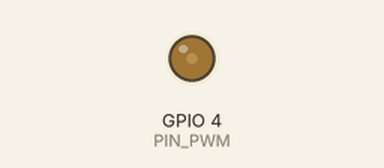
Simulated run of this sketch. Board: ESP32-S3. On the bench: output pins drawn as LEDs (lit = HIGH). What the sketch prints to the serial monitor is not drawn.

Above: at 0.55 s.
Timing chart, 0 to 3.5 s (numbered marks = the images above):
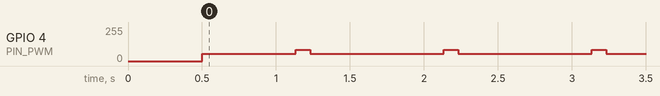

The sketch:

riyanto_esp32.ino
```cpp
/*
  Simulador ECG — circuito de Riyanto et al. (2025) ADAPTADO a la ESP32-S3
  -------------------------------------------------------------------------
  Misma topología que el paper (filtro 10k/10k + divisor con R7 y dos ramas de 100k/220),
  con los valores ajustados a 3,3 V y a los componentes que tenemos:

    GPIO 4 -> R5 10k -> [C1 22n a GND] -> R6 10k -> [C2 22n a GND] = TP1
    TP1 -> R7 68k -> nodo X
    nodo X -> R8 100k -> LL   (R10 220 de LL a GND)
    nodo X -> R9 100k -> LA   (R11 220 de LA a GND)
    RA = N = GND

  Valores: filtro con -3 dB en ~310 Hz, divisor TP1/LL = 1074.
  Esperado en TP1: ECG entre ~0,33 y ~1,67 V (1 mV en LL). Placa: "ESP32S3 Dev Module".
  Ojo: con dos ramas iguales, LL = LA (DI = DII y DIII = 0), igual que en el paper.
*/

const int PIN_PWM = 4;

// El código prueba estas combinaciones en orden y usa la primera que el ESP32 acepte.
// En nuestra ESP32-S3 el reloj del PWM es de 40 MHz: queda en 39 062 Hz (39 062 x 1024 = 40 MHz).
const uint32_t OPC_FREQ[] = {62500, 39062, 19531};
const uint8_t  OPC_BITS[] = {10,    10,    10};
uint32_t PWM_FREQ = 0;
uint8_t  PWM_BITS = 10;
int      PWM_MAX  = 1023;

const int   BPM        = 60;       // frecuencia cardíaca fija
const float AMP_mV     = 1.0f;     // onda R en DII

// Constantes del circuito (adaptación de Riyanto: 10k/22n/10k/22n, R7 68k, ramas 100k + 220)
const float VDD        = 3.3f;
const float G_FILTRO   = 0.855f;   // ganancia DC hasta TP1: 118,1k / (20k + 118,1k)
const float ATENUACION = 1074.0f;  // TP1 / LL = (118,1k / 50,1k) * (100,2k / 220)
const float TP1_BASE   = 0.60f;    // línea base en TP1 (V): deja espacio a Q/S y al modo de 2 mV

const int RR = 60000 / BPM;        // 1000 ms = 1000 muestras (1 kHz)
uint16_t tabla[1500];

hw_timer_t* timer = nullptr;
volatile uint32_t ticks = 0;       // contador: no se pierden milisegundos
void ARDUINO_ISR_ATTR onTimer() { ticks++; }

uint16_t mV_a_duty(float dII_mV) {
  float tp1  = TP1_BASE + dII_mV * ATENUACION / 1000.0f;
  float duty = tp1 / (G_FILTRO * VDD);
  return (uint16_t)constrain((int)roundf(duty * PWM_MAX), 0, PWM_MAX);
}

float g(float t, float c, float w, float a) { float x = (t - c) / w; return a * expf(-0.5f * x * x); }

void construirTabla() {
  float k = sqrtf(RR / 1000.0f), R = 0.40f * RR;
  static float e[1500];
  for (int i = 0; i < RR; i++) {
    float t = i;
    e[i] = g(t, R - 190 * k, 22 * k, 0.15f) + g(t, R - 25, 8, -0.12f) + g(t, R, 9, 1.00f)
         + g(t, R + 25, 8, -0.25f) + g(t, R + 240 * k, 40 * k, 0.30f);
  }
  float e0 = e[0], eN = e[RR - 1];
  for (int i = 0; i < RR; i++) {
    float rampa = e0 + (eN - e0) * i / (float)(RR - 1);
    tabla[i] = mV_a_duty((e[i] - rampa) * AMP_mV);
  }
}

void setup() {
  Serial.begin(115200);
  delay(500);
  for (int i = 0; i < 3 && PWM_FREQ == 0; i++) {
    if (ledcAttach(PIN_PWM, OPC_FREQ[i], OPC_BITS[i])) {
      PWM_FREQ = OPC_FREQ[i]; PWM_BITS = OPC_BITS[i]; PWM_MAX = (1 << PWM_BITS) - 1;
    }
  }
  if (PWM_FREQ == 0) {
    Serial.println("ERROR: no se pudo configurar el PWM en el GPIO 4");
    while (true) delay(1000);
  }
  Serial.printf("PWM OK: %u Hz, %u bits\n", PWM_FREQ, PWM_BITS);
  construirTabla();
  timer = timerBegin(1000000);              // 1 MHz
  timerAttachInterrupt(timer, &onTimer);
  timerAlarm(timer, 1000, true, 0);         // cada 1 ms
  Serial.printf("ECG beta: %d lpm, R = %.1f mV, duty base = %d/%d\n",
                BPM, AMP_mV, mV_a_duty(0), PWM_MAX);
}

void loop() {
  static uint32_t hechos = 0;
  static int idx = 0;
  while (hechos != ticks) {                 // procesa cada milisegundo pendiente
    hechos++;
    ledcWrite(PIN_PWM, tabla[idx]);
    idx = (idx + 1) % RR;
  }
}
```

Measured:
- by itself, GPIO 4 (PIN_PWM): repeats every 1.0 s: 55/255 0.13 s, 54/255 0.24 s, 55/255 0.02 s, 56/255 0.09 s, 83/255 0.10 s, 56/255 0.01 s, 55/255 0.02 s, 54/255 0.38 s
